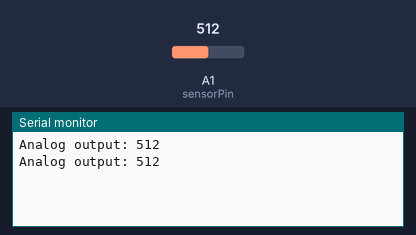
Bench run of a sketch on a simulated Arduino Uno, built with avr-gcc and run on an emulated ATmega328P. Shown: the last lines printed to the serial monitor. Inputs (shaded band) come from the test bench; at power-on: A1 (sensorPin) = 512.

Above: at 1.8 s.
1.9 s: A1 (sensorPin) set to 716
At 2.4 s:
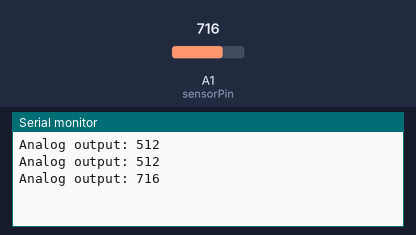
3.4 s: A1 (sensorPin) set to 900
At 4.7 s:
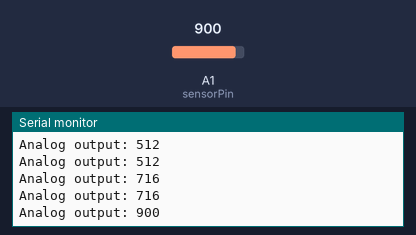
Timing chart, 0 to 6.4 s (numbered marks = the images above; inputs shaded):
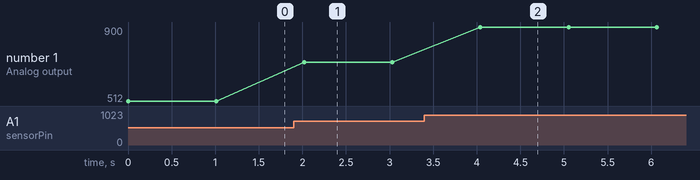

Measured:
- after the input at 1.9 s, the serial monitor: prints a new line after 0.12 s (image 1)
- after the input at 3.4 s, the serial monitor: prints a new line after 0.64 s (image 2)
- plotted number 1: 512 → 716 after the input at 1.9 s, 716 → 900 after the input at 3.4 s

The sketch:

calibrate.ino
```cpp
// Выводы, подключенные к датчику
#define sensorPower 7
#define sensorPin A1

void setup()
{
  pinMode(sensorPower, OUTPUT);

  // Изначально оставляем датчику выключенным
  digitalWrite(sensorPower, LOW);

  Serial.begin(9600);
}

void loop()
{
  // получить показание из функции ниже и напечатать его
  Serial.print("Analog output: ");
  Serial.println(readSensor());

  delay(1000);
}

// Данная функция возвращает аналоговый результат измерений датчика влажности почвы
int readSensor()
{
  digitalWrite(sensorPower, HIGH);  // Включить датчик
  delay(10);                        // Дать время питанию установиться
  int val = analogRead(sensorPin);  // Прочитать аналоговое значение от датчика
  digitalWrite(sensorPower, LOW);   // Выключить датчик
  return val;                       // Вернуть аналоговое значение влажности
}
```
